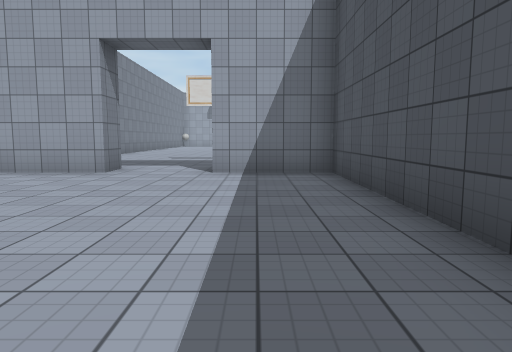
View 1 (above)

16 first-person views from a walk through a Unity game level. The camera is 1.3 m above the floor, tilts 6° down and sees 70° across. The floor is counted in squares, 2 m on a side. Each view is taken from the middle of a square. On the plan, view 1 faces up. The plan holds only what a view shows up to about 11 squares ahead; the rest is blank. The place goes on beyond the plan. The player character is not drawn. Some surface patterns are stand-ins.

View 2
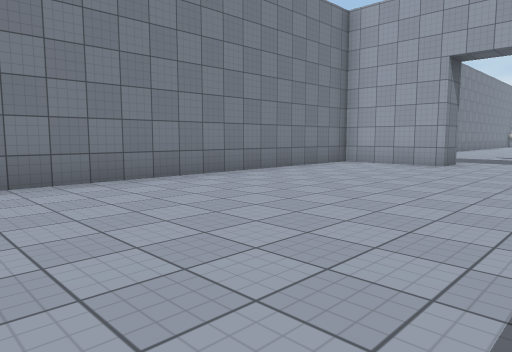

View 3
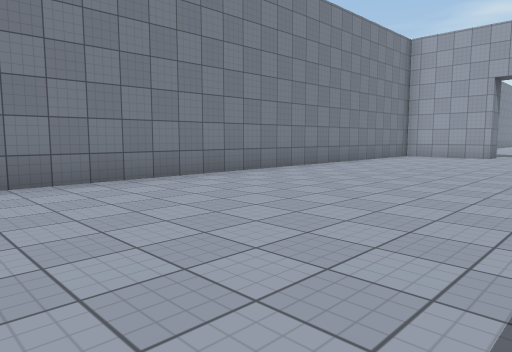

View 4
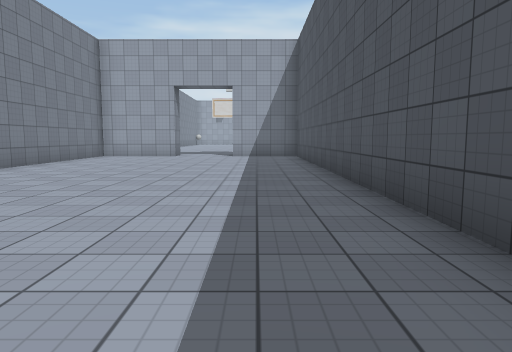

View 5
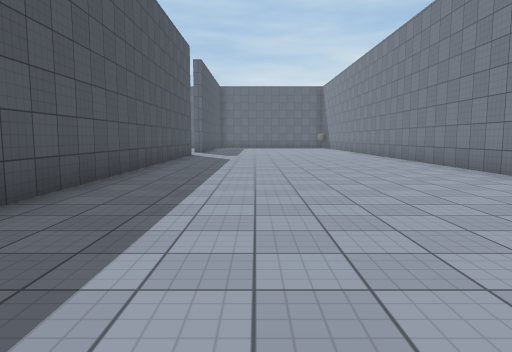

View 6
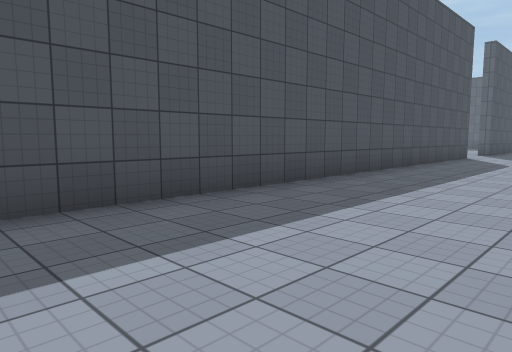

View 7
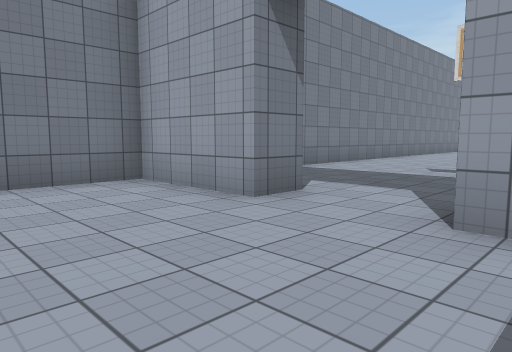

View 8
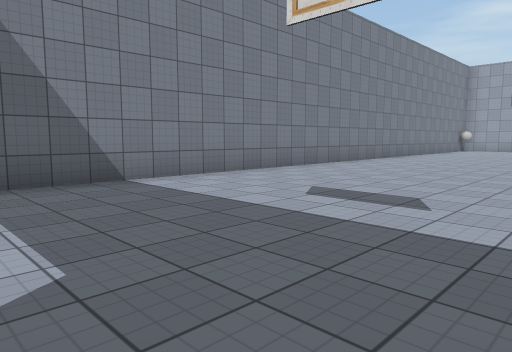

View 9
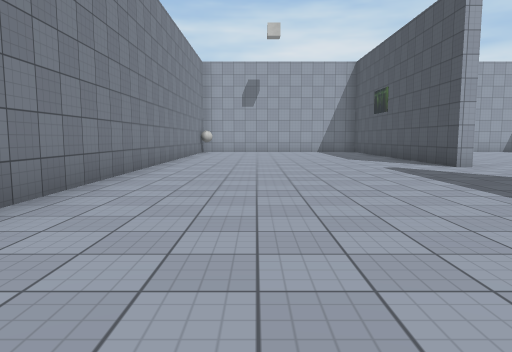

View 10
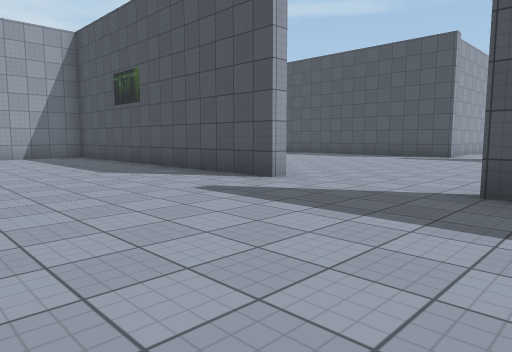

View 11
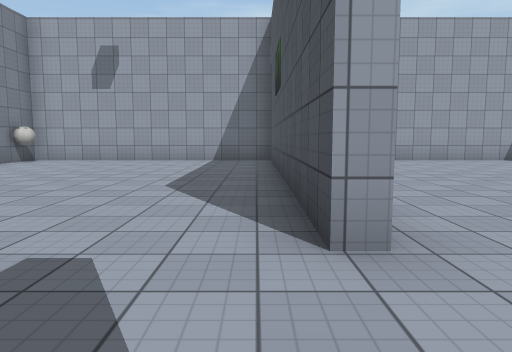

View 12
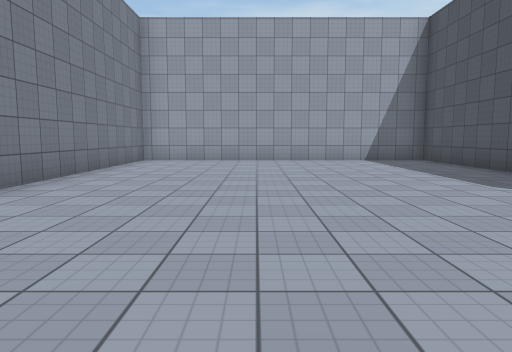

View 13
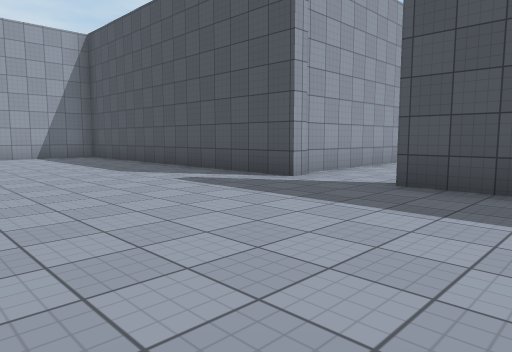

View 14
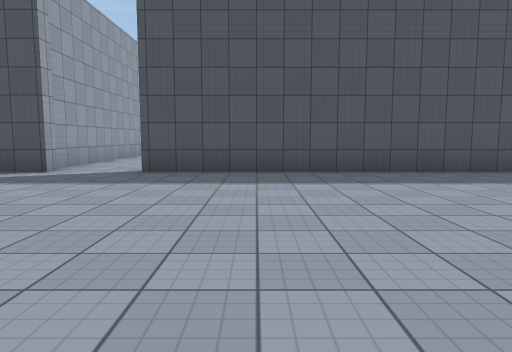

View 15
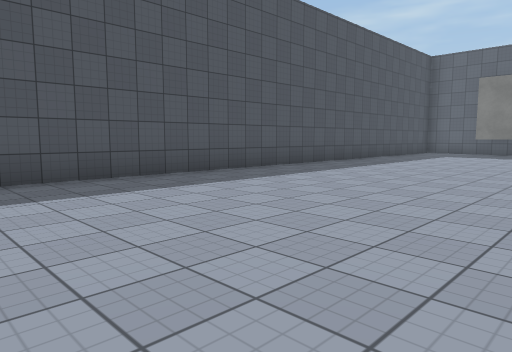

View 16
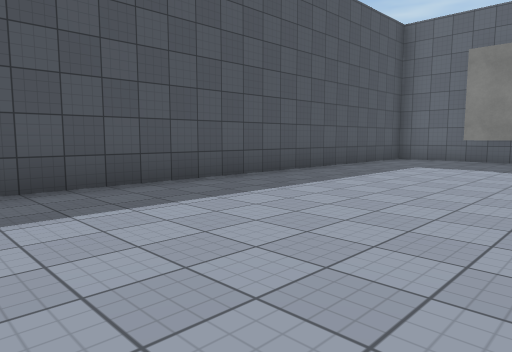

### Floor plan
Points are (right, up) in squares from view 1. A wall is a line through its corners. A room is listed if a view was taken in it or the views show most of it. See-through windows are left out.
Room 1 (views 1, 2, 3, 4, 5, 6, 7)
walls: (-2.8, 6.8) (-5.4, 6.8) (-5.4, -8.1); (1.4, -8.5) (1.4, 6.8) (-0.9, 6.8)
ways out: opening at (-1.5, 7) to room 2
Room 2 (views 8, 9, 10, 11, 12, 13, 14, 15, 16)
walls: (1.9, 19) (1.4, 19) (1.4, 27.5) (-5.4, 27.5) (-5.4, 26); (9.8, 19) (9.8, 27.5) (1.8, 27.5) (1.8, 21.5); (-2.8, 7.7) (-2.8, 6.8); (-5.4, 22.1) (-5.4, 8.9); (6.8, 1) (7.9, 1); (6.9, 0) (9.8, 0) (9.8, 17.2)
ways out: opening at (-1.5, 7) to room 1; opening at (10, 18)
objects: ball (-5, 27)

Where each view was taken, in squares from view 1:
view 1: 0 up, 0 right, facing up
view 2: 2 down, 0 right, facing up-left
view 3: 6 down, 0 right, facing up-left
view 4: 6 down, 0 right, facing up
view 5: 3 up, 1 left, facing down
view 6: 2 up, 2 left, facing down-right
view 7: 4 up, 0 right, facing up-left
view 8: 8 up, 0 right, facing up-left
view 9: 11 up, 3 left, facing up
view 10: 15 up, 3 left, facing up-right
view 11: 17 up, 1 right, facing up
view 12: 17 up, 5 right, facing up
view 13: 15 up, 5 right, facing up-right
view 14: 15 up, 3 right, facing right
view 15: 16 up, 4 right, facing down-right
view 16: 11 up, 5 right, facing down-right
